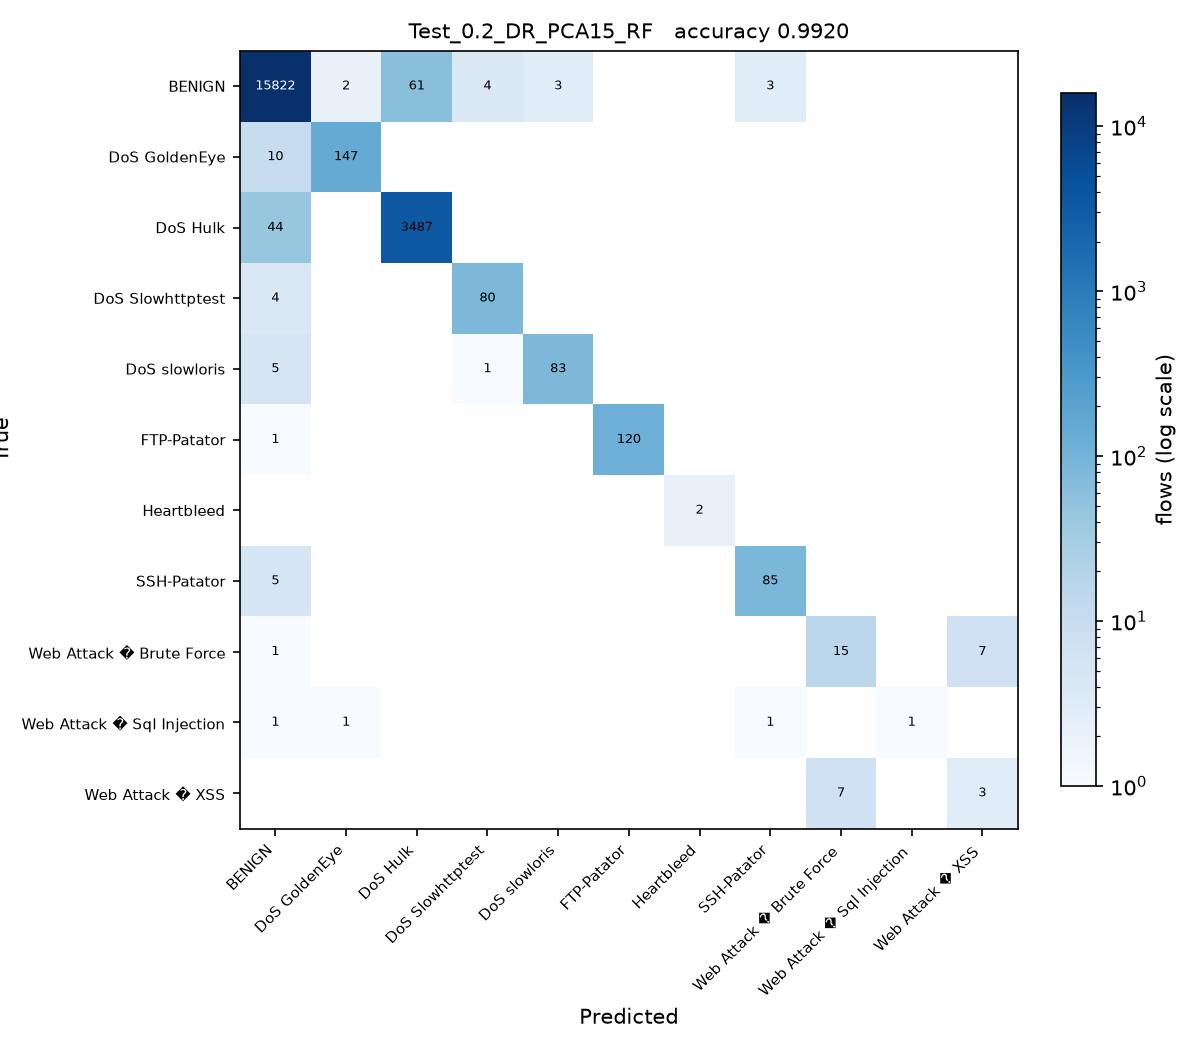

This chart was generated by the following Python code:
# Test_0.2_DR_PCA15_RF.py
#
# Test size 0.2  |  PCA, 15 components  |  Random Forest (sheet #7)
#
# This is SGDC_60_40.py with the changes marked CHANGE below and nothing else.

import os
from pathlib import Path

# CHANGE 1: find the folder holding the three CSV files and run from there, so
# the plain file names below resolve no matter where this script is started
# from or how deeply it sits inside the project folder.
HERE = Path(__file__).resolve().parent
for PROJECT in [HERE, *HERE.parents]:
    if (PROJECT / 'Tuesday-WorkingHours.pcap_ISCX.csv').exists():
        os.chdir(PROJECT)
        break
else:
    raise SystemExit('Put this folder inside the folder that holds the three '
                     'CIC-IDS2017 CSV files, then run the script again.')
import numpy as np
import pandas as pd

df1 = pd.read_csv('Tuesday-WorkingHours.pcap_ISCX.csv', low_memory=True)
df2 = pd.read_csv('Wednesday-workingHours.pcap_ISCX.csv', low_memory=True)
df3 = pd.read_csv('Thursday-WorkingHours-Morning-WebAttacks.pcap_ISCX.csv', low_memory=True)

dataset = pd.concat([df1, df2, df3], ignore_index=True)

dataset.columns = dataset.columns.str.strip()

# CHANGE 2: a stratified sample of 100000 flows, the same for every run.
# Gradient Boosting builds one tree per class per stage on a single core, so all
# 1.3 million flows would take hours per script. At least 50 flows of every
# class are kept, so the rare attacks stay in the split.
label = dataset.columns[-1]
dataset = pd.concat(
    [g.sample(n=min(len(g), max(50, round(100000 * len(g) / len(dataset)))), random_state=0)
     for _, g in dataset.groupby(label)],
    ignore_index=True
)

X = dataset.iloc[:, :-1]
y = dataset.iloc[:, -1]

X = X.apply(pd.to_numeric, errors='coerce')

X.replace([np.inf, -np.inf], np.nan, inplace=True)

from sklearn.impute import SimpleImputer

imputer = SimpleImputer(missing_values=np.nan, strategy='mean')
X = imputer.fit_transform(X)

from sklearn.preprocessing import LabelEncoder

labelencoder_y = LabelEncoder()
y = labelencoder_y.fit_transform(y)

from sklearn.model_selection import train_test_split

X_train, X_test, y_train, y_test = train_test_split(
    X,
    y,
    test_size=0.2,   # CHANGE 3: test size
    random_state=0,
    stratify=y
)

# CHANGE 4: PCA, from PCA_LDA_KErnel_PCA_CODE.pdf (fit only on training data)
from sklearn.decomposition import PCA

pca = PCA(n_components=15)
X_train = pca.fit_transform(X_train)
X_test = pca.transform(X_test)

# CHANGE 5: Random Forest (sheet #7) in place of SGDClassifier
from sklearn.ensemble import RandomForestClassifier

classifier = RandomForestClassifier(n_estimators=200, criterion='entropy',
                                    random_state=0)

classifier.fit(X_train, y_train)

y_pred = classifier.predict(X_test) 

from sklearn.metrics import confusion_matrix
from sklearn.metrics import accuracy_score
from sklearn.metrics import precision_score
from sklearn.metrics import recall_score
from sklearn.metrics import f1_score
from sklearn.metrics import classification_report

cm = confusion_matrix(y_test, y_pred)

print("Confusion Matrix:\n")
print(cm)

print("\nAccuracy : {:.4f}".format(accuracy_score(y_test, y_pred)))
print("\nPrecision : {:.4f}".format(precision_score(y_test, y_pred, average='weighted')))
print("\nRecall : {:.4f}".format(recall_score(y_test, y_pred, average='weighted')))
print("\nF1 Score : {:.4f}".format(f1_score(y_test, y_pred, average='weighted')))

print("\nClassification Report:\n")
print(classification_report(y_test, y_pred))

# CHANGE 6: save the confusion matrix as Test_0.2_DR_PCA15_RF.jpg and record the result
import matplotlib
matplotlib.use('Agg')
import matplotlib.pyplot as plt
from matplotlib.colors import LogNorm

here = HERE                     # the folder this script sits in
names = [str(c) for c in labelencoder_y.classes_]
fig, ax = plt.subplots(figsize=(8, 7))
im = ax.imshow(cm, cmap='Blues', norm=LogNorm(vmin=1))
ax.set_xticks(range(len(names)), names, rotation=45, ha='right', fontsize=7)
ax.set_yticks(range(len(names)), names, fontsize=7)
ax.set_xlabel('Predicted')
ax.set_ylabel('True')
ax.set_title('Test_0.2_DR_PCA15_RF   accuracy {:.4f}'.format(accuracy_score(y_test, y_pred)), fontsize=10)
for i in range(cm.shape[0]):
    for j in range(cm.shape[1]):
        if cm[i, j]:
            ax.text(j, i, cm[i, j], ha='center', va='center', fontsize=6,
                    color='white' if cm[i, j] > cm.max() / 3 else 'black')
fig.colorbar(im, ax=ax, fraction=0.04, label='flows (log scale)')
fig.tight_layout()
fig.savefig(here / 'Test_0.2_DR_PCA15_RF.jpg', dpi=150)
plt.close(fig)

row = pd.DataFrame([{
    'Test': 0.2, 'DR': 'PCA15', 'Clas': 'RF',
    'Acc': round(accuracy_score(y_test, y_pred), 4),
    'Pre': round(precision_score(y_test, y_pred, average='weighted'), 4),
    'Rec': round(recall_score(y_test, y_pred, average='weighted'), 4),
    'F1': round(f1_score(y_test, y_pred, average='weighted'), 4),
    'script': 'Test_0.2_DR_PCA15_RF',
}])
# one file per run, so several scripts can run at the same time without
# overwriting each other. 21_run_45_mix.py merges them into the Excel sheet.
out = PROJECT / 'results' / 'parts_mix' / 'Test_0.2_DR_PCA15_RF.csv'
out.parent.mkdir(parents=True, exist_ok=True)
row.to_csv(out, index=False)
